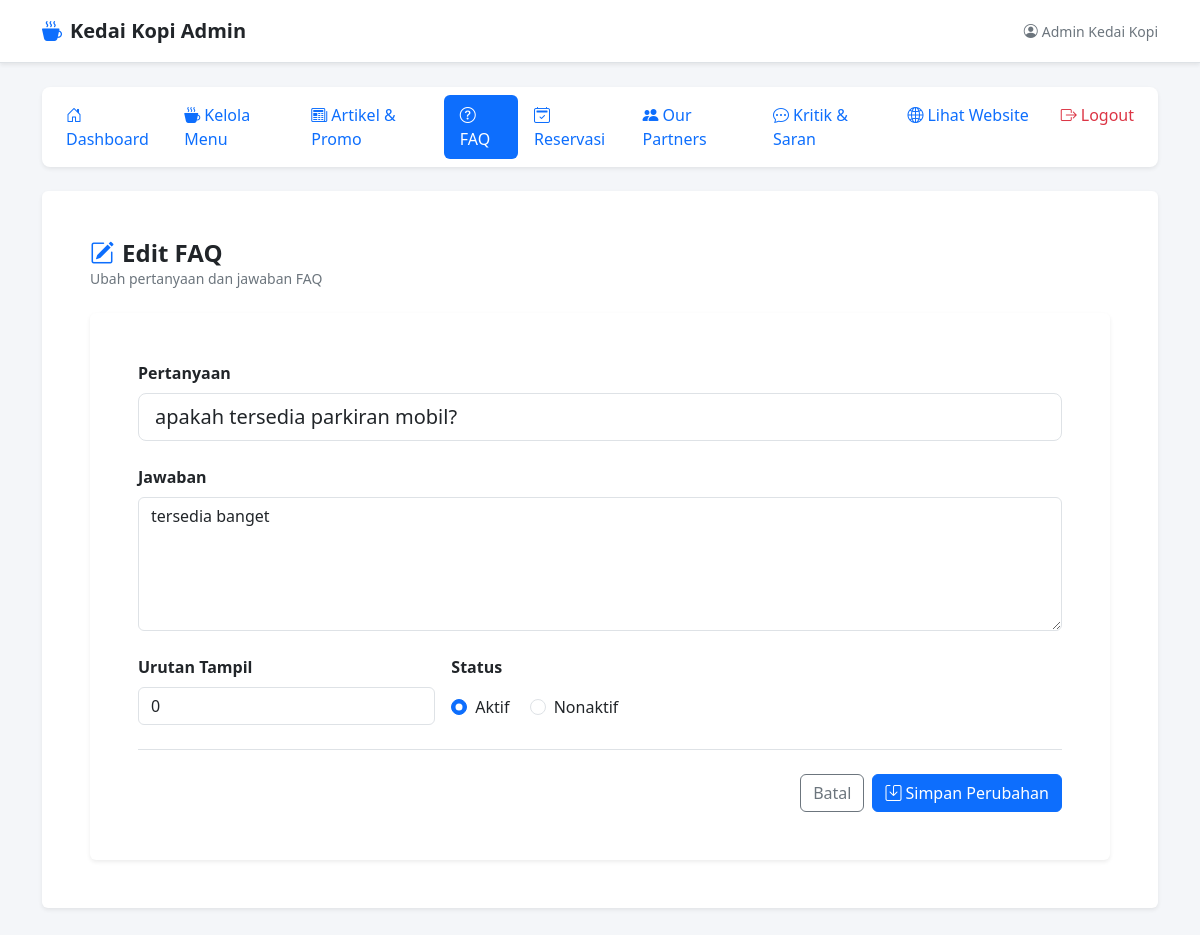
/dist/login/dashboard.php?page=faq_edit&id=4 (signed in), run on an earlier commit of the app's database.
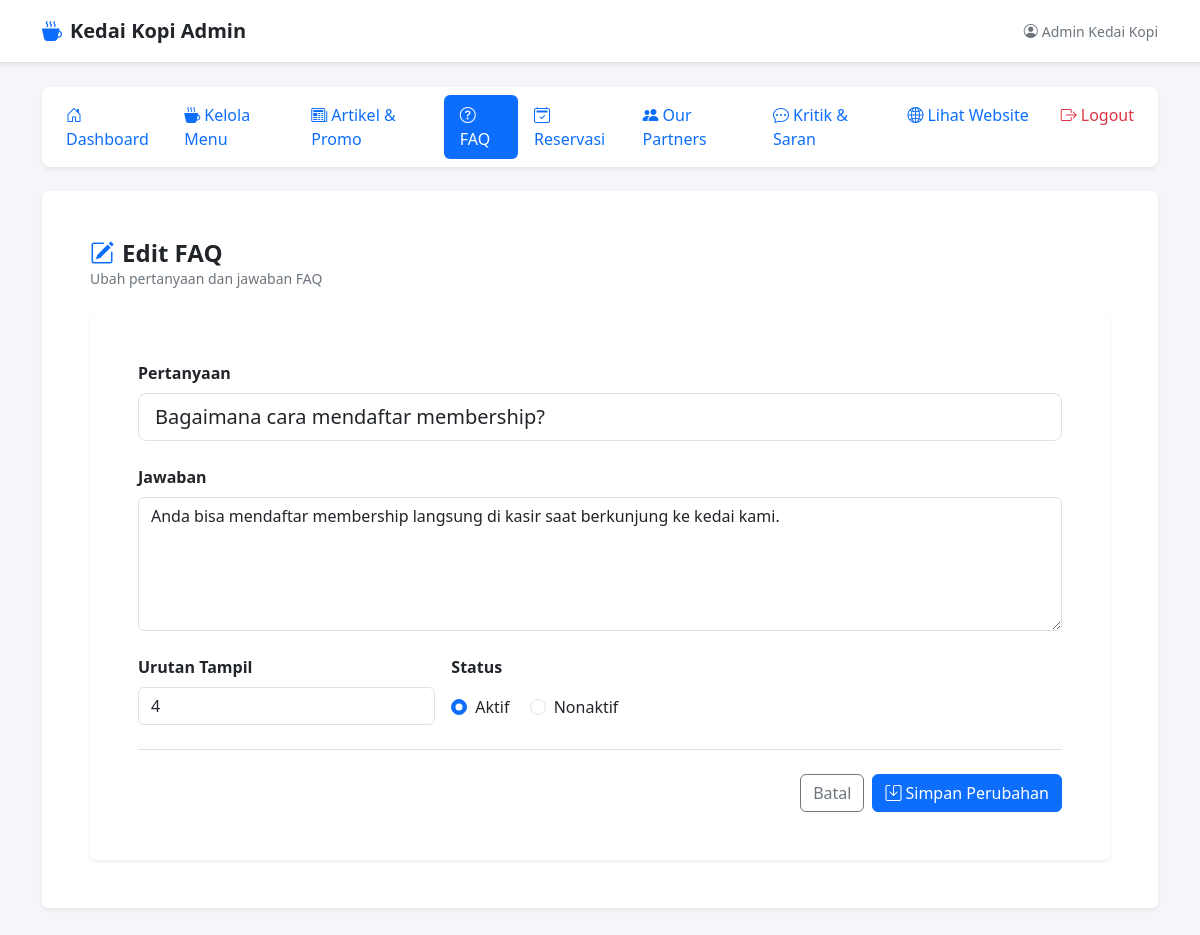
And on a later commit of the database.
### tables this page shows
CREATE TABLE IF NOT EXISTS `faq` (
  `id` INT NOT NULL AUTO_INCREMENT,
  `pertanyaan` VARCHAR(255) NOT NULL,
  `jawaban` TEXT NOT NULL,
  `urutan` INT NOT NULL DEFAULT 0,
  `status` ENUM('aktif','nonaktif') NOT NULL DEFAULT 'aktif',
  `created_at` DATETIME DEFAULT CURRENT_TIMESTAMP,
  `updated_at` DATETIME DEFAULT CURRENT_TIMESTAMP ON UPDATE CURRENT_TIMESTAMP,
  PRIMARY KEY (`id`)
);

### dist/login/faq/edit.php (the view, shortened to what this page needs)
<?php
$id = isset($_GET['id']) ? (int) $_GET['id'] : 0;
$faq = null;
$stmt = $conn->prepare("SELECT * FROM `faq` WHERE `id` = ? LIMIT 1");
if ($stmt) {
    $stmt->bind_param('i', $id);
    $stmt->execute();
    $result = $stmt->get_result();
    $faq = $result ? $result->fetch_assoc() : null;
} else {
    $errorMessage = 'Gagal memproses data: ' . $conn->error;
}
?>
<div class="mb-4">
    <h2 class="h4 mb-0 fw-bold text-dark"><i class="bi bi-pencil-square me-2 text-primary"></i>Edit FAQ</h2>
    <p class="text-secondary small mb-0">Ubah pertanyaan dan jawaban FAQ</p>
</div>
<?php if ($faq): ?>
    <div class="card border-0 shadow-sm bg-white">
        <div class="card-body p-4 p-md-5">
            <form action="dashboard.php?page=faq_edit&id=<?= $id ?>" method="post">
                <div class="mb-4">
                    <label for="pertanyaan" class="form-label fw-bold">Pertanyaan</label>
                    <input
                        type="text"
                        class="form-control form-control-lg"
                        id="pertanyaan"
                        name="pertanyaan"
                        value="<?= isset($_POST['pertanyaan']) ? htmlspecialchars((string)$_POST['pertanyaan']) : htmlspecialchars($faq['pertanyaan']) ?>"
                        required
                    />
                </div>
                <div class="mb-4">
                    <label for="jawaban" class="form-label fw-bold">Jawaban</label>
                    <textarea
                        class="form-control"
                        id="jawaban"
                        name="jawaban"
                        rows="5"
                        required
                    ><?= isset($_POST['jawaban']) ? htmlspecialchars((string)$_POST['jawaban']) : htmlspecialchars($faq['jawaban']) ?></textarea>
                </div>
                <div class="row g-3">
                    <div class="col-md-4">
                        <label for="urutan" class="form-label fw-bold">Urutan Tampil</label>
                        <input
                            type="number"
                            min="0"
                            class="form-control"
                            id="urutan"
                            name="urutan"
                            value="<?= isset($_POST['urutan']) ? htmlspecialchars((string)$_POST['urutan']) : htmlspecialchars((string)$faq['urutan']) ?>"
                        />
                    </div>
                    <div class="col-md-8">
                        <label class="form-label fw-bold d-block">Status</label>
                        <?php $currentStatus = $_POST['status'] ?? $faq['status']; ?>
                        <div class="form-check form-check-inline mt-2">
                            <input class="form-check-input" type="radio" name="status" id="statusAktif" value="aktif" <?= $currentStatus === 'aktif' ? 'checked' : '' ?>>
                            <label class="form-check-label" for="statusAktif">Aktif</label>
                        </div>
                        <div class="form-check form-check-inline">
                            <input class="form-check-input" type="radio" name="status" id="statusNonaktif" value="nonaktif" <?= $currentStatus === 'nonaktif' ? 'checked' : '' ?>>
                            <label class="form-check-label" for="statusNonaktif">Nonaktif</label>
                        </div>
                    </div>
                </div>
                <div class="d-flex gap-2 justify-content-end pt-4 border-top mt-4">
                    <a href="dashboard.php?page=faq" class="btn btn-outline-secondary">Batal</a>
                    <button type="submit" class="btn btn-primary">
                        <i class="bi bi-save me-1"></i>Simpan Perubahan
                    </button>
                </div>
            </form>
        </div>
    </div>
<?php endif; ?>

What changed in the data, as far as the page shows it:
changed faq "☑ Aktif": pertanyaan "apakah tersedia parkiran mobil?" → "Bagaimana cara mendaftar membership?"; jawaban "tersedia banget" → "Anda bisa mendaftar membership langsung di kasir saat berkunjung ke kedai kami."; urutan "0" → "4"
